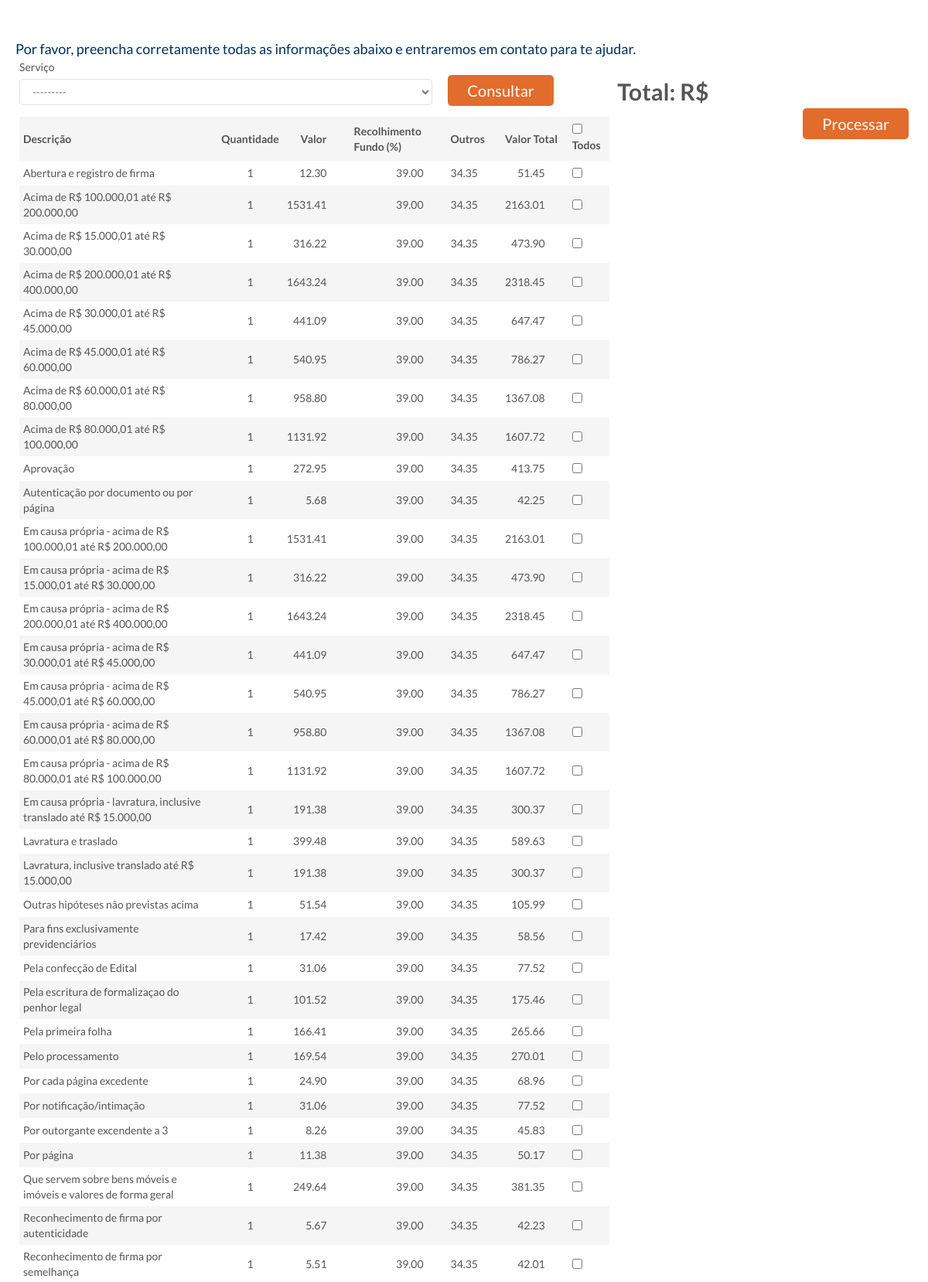
The page /simulador/ (upper part) on the database its author committed.
### simulador/models.py (models this page shows, shortened)
class itemservico(models.Model):
    desc_itemservico = models.CharField('Descrição', max_length=50, default='', blank=False, null=False)
    qtd_itemservico = models.IntegerField('Quantidade', default=1, blank=True, null=True)
    val_itemservico = models.DecimalField(max_digits=12, decimal_places=2, blank=True, null=True)
    val_recolhimentofundo = models.DecimalField(max_digits=12, decimal_places=2, blank=True, null=True)
    val_outros = models.DecimalField(max_digits=12, decimal_places=2, blank=True, null=True)
    val_totalitemservico = models.DecimalField(max_digits=12, decimal_places=2, blank=True, null=True)
    servico = models.ForeignKey(servico, default='', blank=True, null=True)  # Chave estrangeira da Classe Serviço
    ind_selecionado = models.BooleanField(default=False)
    class Meta:
       verbose_name = 'itemservico'
       verbose_name_plural = 'itensservicos'
       ordering = ['desc_itemservico']

### simulador/views.py (the view)
def simulador_home(request):
    inst_imposto = imposto.objects.all().aggregate(Sum('perc_imposto'))
    var_percimposto = inst_imposto['perc_imposto__sum']
    inst_outros = imposto.objects.all().aggregate(Sum('val_outros'))
    var_valoutros = inst_outros['val_outros__sum']
    instance_itemservico = itemservico.objects.all()
    for item in instance_itemservico:
        var_valitemservico = item.val_itemservico
        var_valoutros = item.val_outros
        var_valrecolhimentofundo = item.val_recolhimentofundo
        var_imposto = var_valitemservico * var_valrecolhimentofundo/100
        var_valtotal = var_valitemservico + var_valoutros + var_imposto
        item.val_totalitemservico = var_valtotal
        item.save()
    form = itemservicoForm(request.POST or None)
    instancia_item_list = itemservico.objects.all().order_by('desc_itemservico')
    instancia_item_filter = itemservicoFilter(request.GET, queryset=instancia_item_list)
    paginator = Paginator(instancia_item_filter.qs, 100)
    page = request.GET.get('page')
    try:
        response = paginator.page(page)
    except PageNotAnInteger:
        response = paginator.page(1)
    except EmptyPage:
        response = paginator.page(paginator.num_pages)
    context = {
        "filter": instancia_item_filter,
        "response": response,
        "form": form
    }
    return render(request, "simulador/itemservico.html", context)

### simulador/forms.py
class itemservicoForm(forms.ModelForm):
    servico = forms.ModelChoiceField(queryset=servico.objects.all().order_by('desc_servico'), empty_label="Serviço")
    class Meta:
        model = itemservico
        fields = (
                    'servico',
                  )

### simulador/models.py (called while the page is built)
    def __str__(self):
       return self.desc_servico

### simulador/templates/simulador/itemservico.html (shortened to what this page needs)
{% load static %}
<!DOCTYPE html>
<html dir="ltr">
<head>
<link rel="stylesheet" href="{% static 'simulador/assets/css/bootstrap.css' %}" media="screen" />
<link rel="stylesheet" href="{% static 'simulador/assets/css/style.css' %}">
</head>
<body class=" bootstrap bd-body-7  bd-pagebackground bd-margins">
<div class=" bd-stretchtobottom-2 bd-stretch-to-bottom" data-control-selector=".bd-content-12">
<div class=" bd-content-12 ">
<div class=" bd-htmlcontent-33 bd-margins"
 data-page-id="page.37">
<section class=" bd-section-35 bd-tagstyles" id="passos" data-section-title="Passos">
  <div class="bd-container-inner bd-margins clearfix">
    <div class=" bd-customhtml-191 bd-tagstyles">
      <div class="bd-container-inner bd-content-element"> Por favor, preencha corretamente todas as informações abaixo e entraremos em contato para te ajudar. </div>
    </div>
    <form class=" bd-form-13 " action="#" name="form-name" method="GET">
      <div class="bd-container-inner">
      <div class="container-fluid">
      <div class=" bd-layoutcontainer-17 bd-columns bd-no-margins">
      <div class="bd-container-inner">
      <div class="container-fluid">
      <div class="row ">
      <div class=" bd-columnwrapper-44  col-lg-8 col-sm-6">
      <div class="bd-layoutcolumn-44 bd-column" >
      <div class="bd-vertical-align-wrapper">
      <div class=" bd-select-5 form-group">
        <label class="bd-form-label">Serviço</label>
        {{filter.form.servico}} </div>
      <button type = "submit" class="bd-linkbutton-3 bd-no-margins  bd-button  bd-own-margins bd-content-element"> Consultar </button>
    </form>
    <tbody>
    <div class=" bd-customhtml-4 bd-tagstyles">
      <div class="bd-container-inner bd-content-element">
        <table id="table" width="100%" border="0" cellspacing="0" cellpadding="0">
          <tr>
            <th>Descrição</th>
            <th>Quantidade</th>
            <th style="text-align:right; padding-right:30px">Valor</th>
            <th>Recolhimento Fundo (%)</th>
            <th>Outros</th>
            <th>Valor Total</th>
            <th><label>
                <input type="checkbox" id="ckTodos">
                Todos</label></th>
          </tr>
          {% for item in response.object_list %}
          <tr>
            <td>{{ item.desc_itemservico }}</td>
            <td style="text-align:center";>{{ item.qtd_itemservico }}</td>
            <td style="text-align:right; padding-right:30px">{{ item.val_itemservico }}</td>
            <td style="text-align:right; padding-right:30px">{{ item.val_recolhimentofundo }}</td>
            <td style="text-align:right; padding-right:30px">{{ item.val_outros }}</td>
            <td style="text-align:right; padding-right:30px">{{ item.val_totalitemservico }}</td>
            <td><input type="checkbox"></td>
          </tr>
          {% endfor %}
        </table>
      </div>
    </div>
  </div>
  </div>
  </div>
  <div class=" bd-columnwrapper-50 col-lg-4 col-sm-6">
    <div class="bd-layoutcolumn-50 bd-column" >
      <div class="bd-vertical-align-wrapper">
        <div class=" bd-customhtml-12 bd-tagstyles"> <span class="bd-container-inner bd-content-element">
          <div style=" float:left; width:100%;"><strong style="float:left;">Total: R$</strong><div style="float:left; margin-left:5px; margin-right:50px;" id="output"></div></div>
        </div>
      </div>
      <div style=" float:left; width:100%;"><input type="button" value="Processar" id="btProcessar" class="bd-linkbutton-12  bd-button  bd-own-margins bd-content-element" ></div>
    </div>
  </div>
  </div>
</body>
</html>

### rows shown on the page
itemservico: desc_itemservico "Abertura e registro de firma", qtd_itemservico "1", val_itemservico "12.30", val_recolhimentofundo "39.00", val_outros "34.35", val_totalitemservico "51.45"
itemservico: desc_itemservico "Acima de R$ 100.000,01 até R$ 200.000,00", qtd_itemservico "1", val_itemservico "1531.41", val_recolhimentofundo "39.00", val_outros "34.35", val_totalitemservico "2163.01"
itemservico: desc_itemservico "Acima de R$ 15.000,01 até R$ 30.000,00", qtd_itemservico "1", val_itemservico "316.22", val_recolhimentofundo "39.00", val_outros "34.35", val_totalitemservico "473.90"
itemservico: desc_itemservico "Acima de R$ 200.000,01 até R$ 400.000,00", qtd_itemservico "1", val_itemservico "1643.24", val_recolhimentofundo "39.00", val_outros "34.35", val_totalitemservico "2318.45"
itemservico: desc_itemservico "Acima de R$ 30.000,01 até R$ 45.000,00", qtd_itemservico "1", val_itemservico "441.09", val_recolhimentofundo "39.00", val_outros "34.35", val_totalitemservico "647.47"
itemservico: desc_itemservico "Acima de R$ 45.000,01 até R$ 60.000,00", qtd_itemservico "1", val_itemservico "540.95", val_recolhimentofundo "39.00", val_outros "34.35", val_totalitemservico "786.27"
itemservico: desc_itemservico "Acima de R$ 60.000,01 até R$ 80.000,00", qtd_itemservico "1", val_itemservico "958.80", val_recolhimentofundo "39.00", val_outros "34.35", val_totalitemservico "1367.08"
itemservico: desc_itemservico "Acima de R$ 80.000,01 até R$ 100.000,00", qtd_itemservico "1", val_itemservico "1131.92", val_recolhimentofundo "39.00", val_outros "34.35", val_totalitemservico "1607.72"
itemservico: desc_itemservico "Aprovação", qtd_itemservico "1", val_itemservico "272.95", val_recolhimentofundo "39.00", val_outros "34.35", val_totalitemservico "413.75"
itemservico: desc_itemservico "Autenticação por documento ou por página", qtd_itemservico "1", val_itemservico "5.68", val_recolhimentofundo "39.00", val_outros "34.35", val_totalitemservico "42.25"
itemservico: desc_itemservico "Em causa própria - acima de R$ 100.000,01 até R$ 200.000,00", qtd_itemservico "1", val_itemservico "1531.41", val_recolhimentofundo "39.00", val_outros "34.35", val_totalitemservico "2163.01"
itemservico: desc_itemservico "Em causa própria - acima de R$ 15.000,01 até R$ 30.000,00", qtd_itemservico "1", val_itemservico "316.22", val_recolhimentofundo "39.00", val_outros "34.35", val_totalitemservico "473.90"
itemservico: desc_itemservico "Em causa própria - acima de R$ 200.000,01 até R$ 400.000,00", qtd_itemservico "1", val_itemservico "1643.24", val_recolhimentofundo "39.00", val_outros "34.35", val_totalitemservico "2318.45"
itemservico: desc_itemservico "Em causa própria - acima de R$ 30.000,01 até R$ 45.000,00", qtd_itemservico "1", val_itemservico "441.09", val_recolhimentofundo "39.00", val_outros "34.35", val_totalitemservico "647.47"
itemservico: desc_itemservico "Em causa própria - acima de R$ 45.000,01 até R$ 60.000,00", qtd_itemservico "1", val_itemservico "540.95", val_recolhimentofundo "39.00", val_outros "34.35", val_totalitemservico "786.27"
itemservico: desc_itemservico "Em causa própria - acima de R$ 60.000,01 até R$ 80.000,00", qtd_itemservico "1", val_itemservico "958.80", val_recolhimentofundo "39.00", val_outros "34.35", val_totalitemservico "1367.08"
itemservico: desc_itemservico "Em causa própria - acima de R$ 80.000,01 até R$ 100.000,00", qtd_itemservico "1", val_itemservico "1131.92", val_recolhimentofundo "39.00", val_outros "34.35", val_totalitemservico "1607.72"
itemservico: desc_itemservico "Em causa própria - lavratura, inclusive translado até R$ 15.000,00", qtd_itemservico "1", val_itemservico "191.38", val_recolhimentofundo "39.00", val_outros "34.35", val_totalitemservico "300.37"
itemservico: desc_itemservico "Lavratura e traslado", qtd_itemservico "1", val_itemservico "399.48", val_recolhimentofundo "39.00", val_outros "34.35", val_totalitemservico "589.63"
itemservico: desc_itemservico "Lavratura, inclusive translado até R$ 15.000,00", qtd_itemservico "1", val_itemservico "191.38", val_recolhimentofundo "39.00", val_outros "34.35", val_totalitemservico "300.37"
itemservico: desc_itemservico "Outras hipóteses não previstas acima", qtd_itemservico "1", val_itemservico "51.54", val_recolhimentofundo "39.00", val_outros "34.35", val_totalitemservico "105.99"
itemservico: desc_itemservico "Para fins exclusivamente previdenciários", qtd_itemservico "1", val_itemservico "17.42", val_recolhimentofundo "39.00", val_outros "34.35", val_totalitemservico "58.56"
itemservico: desc_itemservico "Pela confecção de Edital", qtd_itemservico "1", val_itemservico "31.06", val_recolhimentofundo "39.00", val_outros "34.35", val_totalitemservico "77.52"
itemservico: desc_itemservico "Pela escritura de formalizaçao do penhor legal", qtd_itemservico "1", val_itemservico "101.52", val_recolhimentofundo "39.00", val_outros "34.35", val_totalitemservico "175.46"
itemservico: desc_itemservico "Pela primeira folha", qtd_itemservico "1", val_itemservico "166.41", val_recolhimentofundo "39.00", val_outros "34.35", val_totalitemservico "265.66"
itemservico: desc_itemservico "Pelo processamento", qtd_itemservico "1", val_itemservico "169.54", val_recolhimentofundo "39.00", val_outros "34.35", val_totalitemservico "270.01"
itemservico: desc_itemservico "Por cada página excedente", qtd_itemservico "1", val_itemservico "24.90", val_recolhimentofundo "39.00", val_outros "34.35", val_totalitemservico "68.96"
itemservico: desc_itemservico "Por notificação/intimação", qtd_itemservico "1", val_itemservico "31.06", val_recolhimentofundo "39.00", val_outros "34.35", val_totalitemservico "77.52"
itemservico: desc_itemservico "Por outorgante excendente a 3", qtd_itemservico "1", val_itemservico "8.26", val_recolhimentofundo "39.00", val_outros "34.35", val_totalitemservico "45.83"
itemservico: desc_itemservico "Por página", qtd_itemservico "1", val_itemservico "11.38", val_recolhimentofundo "39.00", val_outros "34.35", val_totalitemservico "50.17"
itemservico: desc_itemservico "Que servem sobre bens móveis e imóveis e valores de forma geral", qtd_itemservico "1", val_itemservico "249.64", val_recolhimentofundo "39.00", val_outros "34.35", val_totalitemservico "381.35"
itemservico: desc_itemservico "Reconhecimento de firma por autenticidade", qtd_itemservico "1", val_itemservico "5.67", val_recolhimentofundo "39.00", val_outros "34.35", val_totalitemservico "42.23"
itemservico: desc_itemservico "Reconhecimento de firma por semelhança", qtd_itemservico "1", val_itemservico "5.51", val_recolhimentofundo "39.00", val_outros "34.35", val_totalitemservico "42.01"
